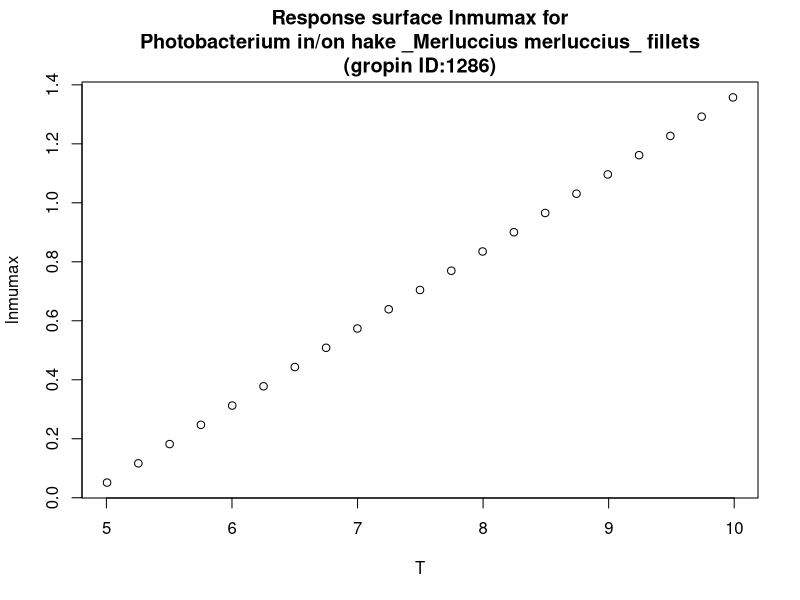

Recreate this plot in R.
#############################
# start of Parameter script
#############################
T <- seq(5.005,9.99000999000999,length.out=21)
#############################
# end of Parameter script
#############################
############################# 
# start of Model script Gropin ID 1286 
#############################
 
# constant coefficients for this model
 
variables <- data.frame(T)
argumentsPar <- expand.grid(variables)
 
# heart of the model
response_surface <- function(T) {
   mumax <-0.262*T-1.26

return(mumax=mumax)
} 

# output parameters
responseSurface <- cbind(argumentsPar,response_surface(argumentsPar['T']))
colnames(responseSurface) <- c(colnames(argumentsPar),'lnmumax')
#############################
# End of Model script
#############################
############################# 
# start of Visualisation script Gropin ID 1286 
#############################
plot(T,responseSurface$'lnmumax',xlab='T',
                          ylab='lnmumax',main='Response surface lnmumax for
Photobacterium in/on hake _Merluccius merluccius_ fillets
(gropin ID:1286)')
#############################
# End of Visualisation script
#############################
